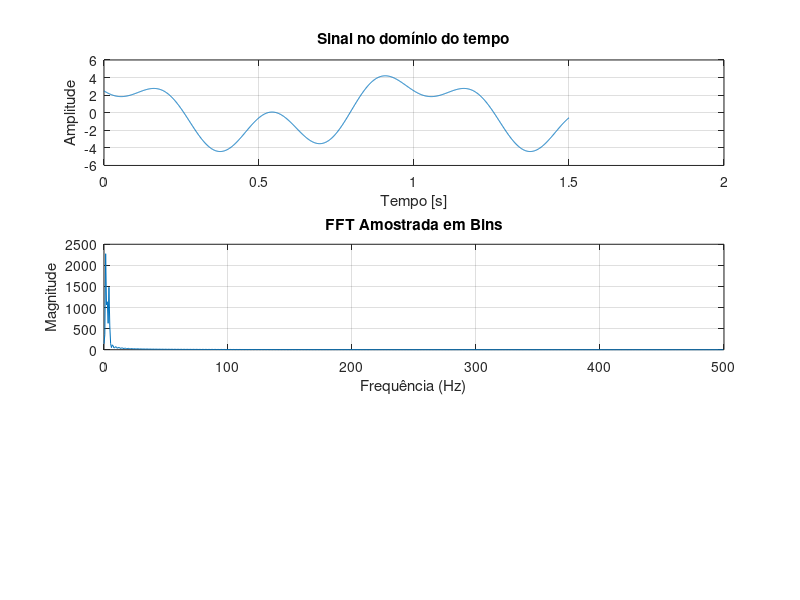

The MATLAB script that drew this image: (Note: this script raises an error after producing the figure.)
addpath("funcoes/")


f1 = 1; f2 = 2; f3 = 3;
fs = 1000; % Frequência de amostragem
T = 1.5;  % Tempo total de amostragem
N = T * fs; % Número total de amostras
t = linspace(0, T, N); % Vetor de tempo

% Funções cosseno
x1 = 3*cos(2*pi*f1*t); 
x2 = cos(2*pi*f2*t - 0.3); 
x3 = 2*cos(2*pi*f3*t + 2.4); 
 
% Sinal resultante
xt = x1 + x2 + x3;

% Aplicação da FFT (usando potência de 2 para otimizar)
n = 2^nextpow2(length(xt)); % Próxima potência de 2
sinal_padded = [xt, zeros(1, n - length(xt))]; % Preenchimento com zeros
frequencias = (0:N-1)
% Calculando a FFT
fft_result = fft(sinal_padded);
% Amostrando apenas a metade positiva da FFT
frequencias_positivas = frequencias(1:N/2);  % Frequências positivas
fft_positiva = abs(fft_result(1:N/2));       % Magnitude da FFT
fft_dcb = mag2db(fft_positiva);

% a) Plote o sinal no domínio do tempo.
figure;
subplot(3,1,1); % Primeiro gráfico (domínio do tempo)
plot(t, xt);
title('Sinal no domínio do tempo');
xlabel('Tempo [s]');
ylabel('Amplitude');
grid on;

% b) Realize a FFT e plote o sinal no domínio da frequência (em bins), 0 ≤ 𝑛 ≤ 𝑁 − 1
% Exibindo os resultado
% Frequências correspondentes
frequencias_bins = (0:N-1) * (fs / N); % Frequências para os bins; 
frequencias_positivas = frequencias_bins(1:N/2); 
subplot(3,1,2); 
plot(frequencias_positivas, fft_positiva);
title('FFT Amostrada em Bins');
xlabel('Frequência (Hz)');
ylabel('Magnitude');
grid on;
pause(10)

% d) Comente o novo resultado em Hertz comparando ao resultado em bins. No eixo
% das ordenadas, a magnitude está multiplicada também por 𝑁⁄2.
% e) Finalmente, plote o gráfico com a magnitude em decibéis usando o comando
% mag2db ou simplesmente implemente 10*log10(magnitude/(N/2)).
% Calcular magnitude em dB
mag_db = 10*log10(abs(X(1:N/2))/N);

% Atualizar o gráfico com magnitudes em dB
figure;
plot(f(1:N/2), mag_db);
xlabel('Frequência (Hz)');
ylabel('Magnitude (dB)');
title('Magnitude em dB da Resposta em Frequência');
grid on;
